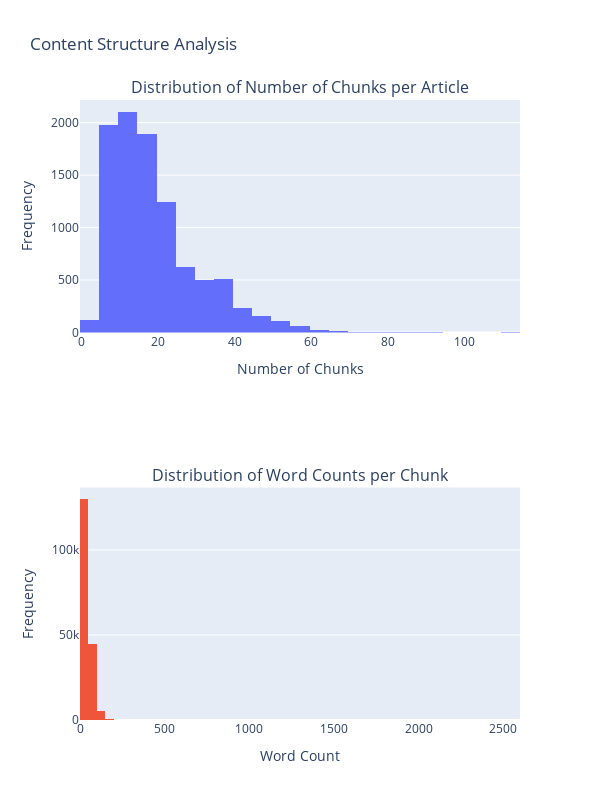

The cell this chart's notebook holds for it:
### Markdown cell above
## <a id='toc1_3_'></a>[Content Structure](#toc0_)

### Code cell
df['content_list'] = df['content'].apply(ast.literal_eval)
df['content_length'] = df['content_list'].apply(len)

df['word_counts_per_chunk'] = df['content_list'].apply(lambda chunks: [len(chunk.split()) for chunk in chunks])
all_word_counts = [word for sublist in df['word_counts_per_chunk'] for word in sublist]

fig = make_subplots(rows=2, cols=1, subplot_titles=("Distribution of Number of Chunks per Article", 
                                                    "Distribution of Word Counts per Chunk"))

fig.add_trace(
    go.Histogram(x=df['content_length'], nbinsx=50),
    row=1, col=1
)

fig.add_trace(
    go.Histogram(x=all_word_counts, nbinsx=100),
    row=2, col=1
)

fig.update_layout(height=800, width=600, title_text="Content Structure Analysis", showlegend=False)
fig.update_xaxes(title_text="Number of Chunks", row=1, col=1)
fig.update_xaxes(title_text="Word Count", row=2, col=1)
fig.update_yaxes(title_text="Frequency", row=1, col=1)
fig.update_yaxes(title_text="Frequency", row=2, col=1)

fig.show()

### Figure 1 — Plotly figure (JSON) as saved in the notebook; plotly's stock layout.template omitted (floating-point values rounded to 4 significant figures; data arrays with more than 128 entries replaced by an {"elided": "..."} marker saying what was removed)
{"data": [{"nbinsx": 50, "type": "histogram", "x": {"elided": "9593 int values"}, "xaxis": "x", "yaxis": "y"}, {"nbinsx": 100, "type": "histogram", "x": {"elided": "181397 int values"}, "xaxis": "x2", "yaxis": "y2"}], "layout": {"annotations": [{"font": {"size": 16}, "showarrow": false, "text": "Distribution of Number of Chunks per Article", "x": 0.5, "xanchor": "center", "xref": "paper", "y": 1, "yanchor": "bottom", "yref": "paper"}, {"font": {"size": 16}, "showarrow": false, "text": "Distribution of Word Counts per Chunk", "x": 0.5, "xanchor": "center", "xref": "paper", "y": 0.375, "yanchor": "bottom", "yref": "paper"}], "height": 800, "showlegend": false, "title": {"text": "Content Structure Analysis"}, "width": 600, "xaxis": {"anchor": "y", "domain": [0, 1], "title": {"text": "Number of Chunks"}}, "xaxis2": {"anchor": "y2", "domain": [0, 1], "title": {"text": "Word Count"}}, "yaxis": {"anchor": "x", "domain": [0.625, 1], "title": {"text": "Frequency"}}, "yaxis2": {"anchor": "x2", "domain": [0, 0.375], "title": {"text": "Frequency"}}}}
